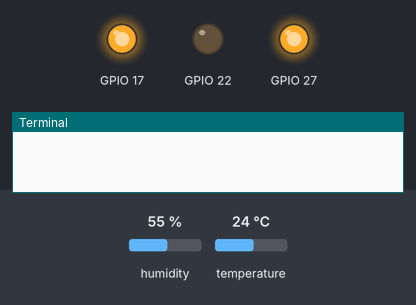
Recording of a program running on a simulated Raspberry Pi (BCM pin numbers). On the bench: output pins drawn as LEDs (lit = HIGH), the last lines printed to the terminal. Inputs (shaded band) come from the test bench; at power-on: humidity 55 %, temperature 24 °C. The clock reads 2024-03-15 10:24:30 at power-on unless the program sets it; the camera gives no picture and a still takes 0.5 s; threads take turns every 2 ms.

Above: at 0.1 s.
At 60.1 s:
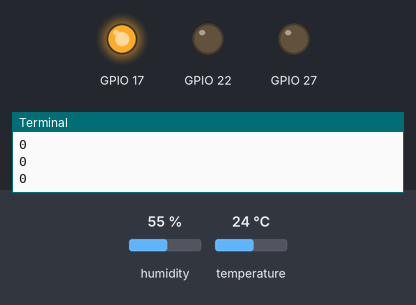
Timing chart, 0 to 61.6 s (numbered marks = the images above):
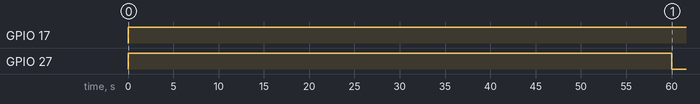

Measured:
- by itself, GPIO 17: LOW → HIGH at 0.00 s
- by itself, GPIO 27: LOW → HIGH at 0.00 s, → LOW 60.0 s later

The program:

app_v2.py
```python
from collections import namedtuple
from time import sleep
import RPi.GPIO as GPIO
from datetime import datetime
import requests, csv

from helpers import create_timer
from sensor import Sensors
from service import Services


GPIO.setmode(GPIO.BCM)
fieldnames = [ 'humidity', 'temperature' ]

FAN_PIN = 22
LIGHTS_PIN = 17
PUMP_PIN = 27
DHT_PIN = 4

SENSOR_WRITE_INTERVAL = 5 * 60

def default_error(value):
    if value is None:
        return 'error'
    return value


class App:
    def __init__(self):
        self.dht = Sensors(DHT_PIN)
        self.services = Services(LIGHTS_PIN, PUMP_PIN, FAN_PIN, self.dht)


    def write_sensor_data(self, interval):
        temperature = default_error(self.dht.temperature)
        humidity = default_error(self.dht.humidity)

        url = 'https://habsci-server.herokuapp.com/services'
        parameters = {
            'humidity': humidity,
            'temperature': temperature,
        }
        session = requests.Session()
        req = session.post(url, data = parameters)
        print(req.status_code)

        print(humidity)
        print(temperature)

        with open('data.csv', 'w') as file:
            writer = csv.DictWriter(file, fieldnames=fieldnames)
            writer.writerow({'humidity': humidity, 'temperature': temperature})

        create_timer(interval, write_sensor_data, [interval])

    def start(self):
        # with open('data.csv', 'w') as file:
        #     writer = csv.DictWriter(file, fieldnames=fieldnames)
        #     writer.writeheader()

        # write_sensor_data(SENSOR_WRITE_INTERVAL)
        self.services.start()


# sleep(30)
app = App()
app.start()
```

helpers.py
```python
from threading import Timer

def create_timer(interval, function, args=[]):
    t = Timer(interval, function, args)
    t.start()

def map_value(value, fromMin, fromMax, toMin, toMax):
    # Figure out how 'wide' each range is
    fromSpan = fromMax - fromMin
    toSpan = toMax - toMin

    # Convert the left range into a 0-1 range (float)
    valueScaled = float(value - fromMin) / float(fromSpan)

    # Convert the 0-1 range into a value in the right range.
    return toMin + (valueScaled * toSpan)
```

sensor.py
```python
from collections import namedtuple
import Adafruit_DHT

PinStruct = namedtuple('Pins', ['dht'])

class Sensors:
    humidity = 0
    temperature = 0

    def __init__(self, dht):
        self.pins = PinStruct(dht=dht)
        self.dht_sensor = Adafruit_DHT.DHT22

    def read(self):
        humidity, temperature = Adafruit_DHT.read_retry(self.dht_sensor, self.pins.dht)
```

service.py
```python
from collections import namedtuple
from time import sleep
import RPi.GPIO as GPIO
from picamera import PiCamera
from datetime import datetime

from helpers import create_timer, map_value
from sensor import Sensors

HIGH = True
LOW = False
PUMP_ON_DURATION = 60
PUMP_OFF_DURATION = 60 * 120

PinStruct = namedtuple('Pins', ['lights', 'pump', 'fan'])

class Services:
    def __init__(self, lights, pump, fan, dht):
        self.image_number = 0
        # self.camera = PiCamera()
        self.pins = PinStruct(lights=lights, pump=pump, fan=fan)
        self.dht = dht

        for pin in self.pins:
            GPIO.setup(pin, GPIO.OUT)
            GPIO.output(pin, LOW)

        self.fan = GPIO.PWM(self.pins.fan, 100) # Fan PWM pin and frequency
        current_time = datetime.now()
        if current_time.hour <= 7 or 19 >= current_time.hour:
            self.toggle_service(self.pins.lights, HIGH)


    def start(self):
        # Start the pump
        self.service_interval(self.pins.pump, HIGH, PUMP_ON_DURATION, PUMP_OFF_DURATION)

        # Start the fan
        self.fan.start(0)
        self.update_fan()

    def toggle_service(self, pin, state):
        GPIO.output(pin, state)

    def service_interval(self, pin, state, on_interval, off_interval):
        interval = on_interval if state else off_interval # Pick the interval based on the state we're switching to
        GPIO.output(pin, state) # Change the state of the service

        create_timer(interval, self.service_interval, [ pin, not state, on_interval, off_interval ]) # Create a timer to toggle the service

    def capture_image(self):
        sleep(10)
        self.camera.start_preview()
        sleep(2)
        self.camera.capture("/home/pi/Desktop/Github/raspberry-pi/image%s.jpg" % self.imageNumber)
        self.camera.stop_preview()
        self.image_number += 1

    def update_fan(self):
        self.dht.read()
        print(self.dht.temperature)
        print(self.dht.humidity)
        if self.dht.humidity is None or self.dht.temperature is None:
            print('DHT22 values were None, retrying in 5 seconds...')
            create_timer(5, updateFan)
            return

        fan_speed = map_value(self.dht.temperature, 20, 28, 0, 100)

        if self.dht.temperature < 20:
            fan_speed = 0

        self.fan.ChangeDutyCycle(fan_speed)
        create_timer(5, self.update_fan)
```
